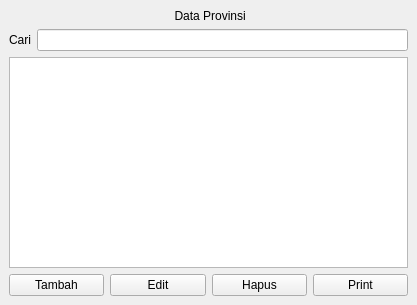
<?xml version="1.0" encoding="UTF-8"?>
<ui version="4.0">
 <class>CrudProvinsi</class>
 <widget class="QMainWindow" name="CrudProvinsi">
  <property name="geometry">
   <rect>
    <x>0</x>
    <y>0</y>
    <width>417</width>
    <height>305</height>
   </rect>
  </property>
  <property name="windowTitle">
   <string>Manajemen Data Provinsi</string>
  </property>
  <widget class="QWidget" name="centralwidget">
   <layout class="QVBoxLayout" name="verticalLayout" stretch="0,0,1,0">
    <item>
     <widget class="QLabel" name="labelJudul">
      <property name="text">
       <string> Data Provinsi</string>
      </property>
      <property name="alignment">
       <set>Qt::AlignHCenter</set>
      </property>
     </widget>
    </item>
    <item>
     <layout class="QHBoxLayout" name="cariLayout">
      <item>
       <widget class="QLabel" name="labelCari">
        <property name="text">
         <string>Cari</string>
        </property>
       </widget>
      </item>
      <item>
       <widget class="QLineEdit" name="inputCari"/>
      </item>
     </layout>
    </item>
    <item>
     <widget class="QTableWidget" name="tableProvinsi"/>
    </item>
    <item>
     <layout class="QHBoxLayout" name="horizontalLayout">
      <item>
       <widget class="QPushButton" name="btnTambah">
        <property name="text">
         <string>Tambah</string>
        </property>
       </widget>
      </item>
      <item>
       <widget class="QPushButton" name="btnEdit">
        <property name="text">
         <string>Edit</string>
        </property>
       </widget>
      </item>
      <item>
       <widget class="QPushButton" name="btnHapus">
        <property name="text">
         <string>Hapus</string>
        </property>
       </widget>
      </item>
      <item>
       <widget class="QPushButton" name="btnPrint">
        <property name="text">
         <string>Print</string>
        </property>
       </widget>
      </item>
     </layout>
    </item>
   </layout>
  </widget>
 </widget>
 <resources/>
 <connections/>
</ui>
